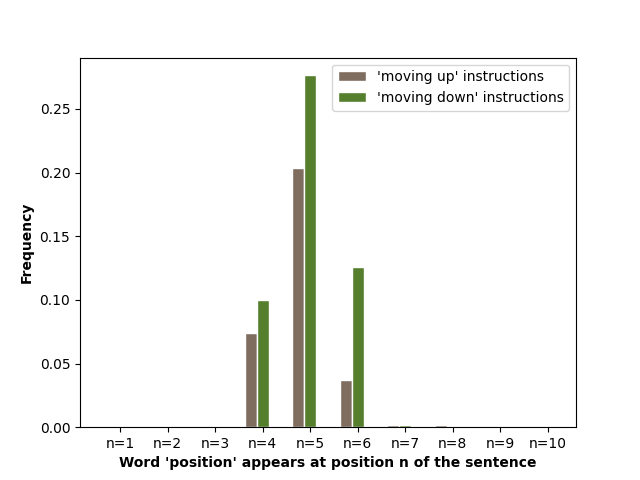

Here is the Python script that generated this plot:

import numpy as np
import matplotlib.pyplot as plt

ups = []
downs = []

d = dict()
l = dict()
with open("./out.txt", 'r') as f:

    for line in f:
        eos_count = 0
        action = int(line.split("]")[0][1])
        sentence = line.split("]")[1].strip()
        length = 0
        if action not in d.keys():
            d[action] = []
        if action not in l.keys():
            l[action] = {}
            for i in range(10):
                l[action][i] = 0

        d[action].append(sentence)
        pos = 0
        for w in sentence.split():
            if w == "position":
                l[action][pos] += 1
                break

            pos += 1

ups = (np.array([l[2][pos] for pos in range(10)]) + np.array([l[4][pos] for pos in range(10)])) / (len(d[2]) + len(d[4]))
downs = (np.array([l[3][pos] for pos in range(10)]) + np.array([l[5][pos] for pos in range(10)])) / (len(d[3]) + len(d[5]))


# set width of bar
barWidth = 0.25

# Set position of bar on X axis
r1 = np.arange(len(ups))
r2 = [x + barWidth for x in r1]

# plt.title('Average instruction length by different clipping threshold')

# Make the plot
plt.bar(r1, ups, color='#7f6d5f', width=barWidth, edgecolor='white', label="'moving up' instructions")
plt.bar(r2, downs, color='#557f2d', width=barWidth, edgecolor='white', label="'moving down' instructions")

# Add xticks on the middle of the group bars
plt.xlabel("Word 'position' appears at position n of the sentence", fontweight='bold')
plt.ylabel('Frequency', fontweight='bold')
plt.xticks([r + barWidth for r in range(len(ups))], ["n=" + str(i+1) for i in range(10)])

# Create legend & Show graphic
plt.legend()
plt.savefig("./positions.png")
